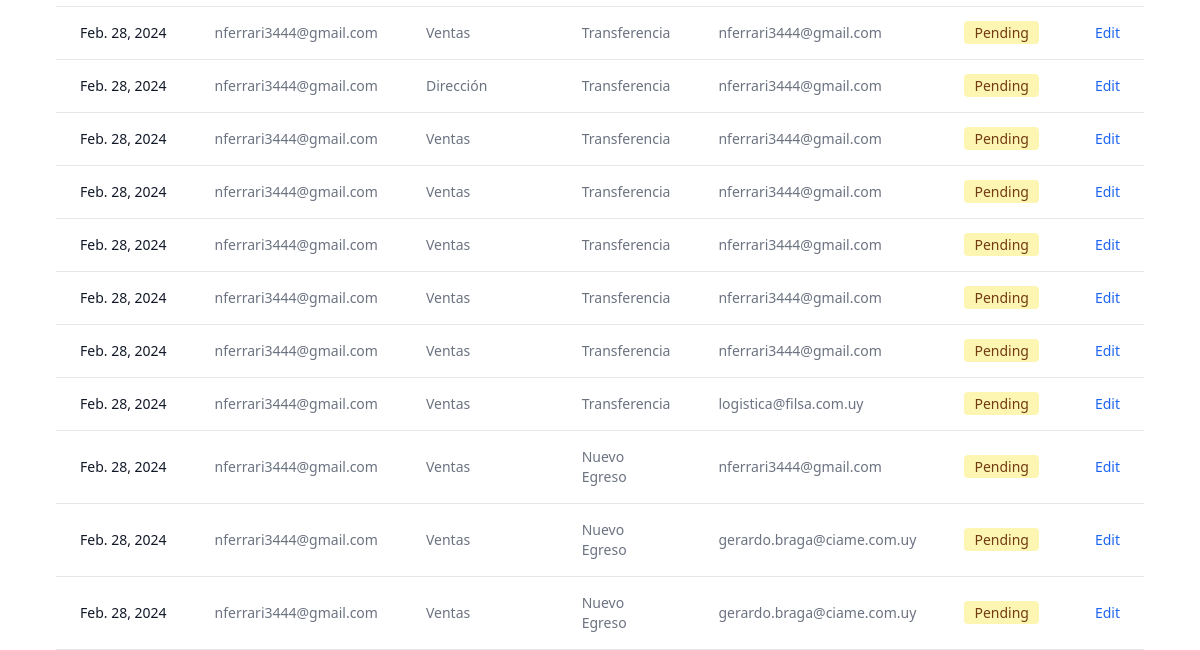
Before: /tasks/ (signed in, lower part) with the older database file.
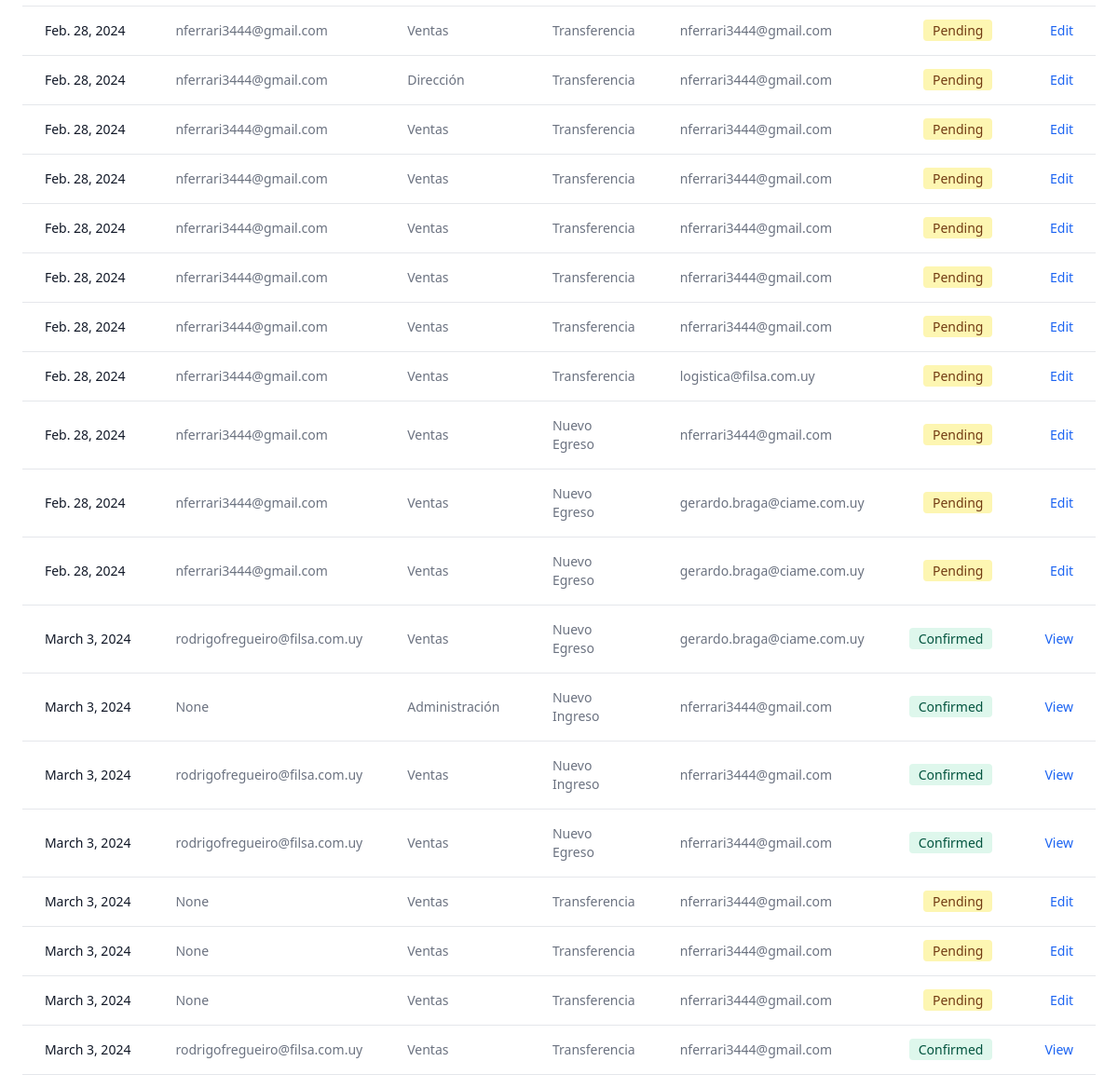
After: the same page with the newer database file.
### filsa/models.py (models this page shows)
class Tasks(models.Model):
    STATUS = [('Pending','Pending'),
              ('Confirmed','Confirmed')]
    DEPARTMENT = [('Ventas','Ventas'),
                ('Dirección', 'Dirección'),
                ('Administración', 'Administraicón'),
                 ('Encargado Servicio Técnico', 'Encargado Servicio Técnico'),
                ('Servicio Técnico', 'Servicio Técnico'),
                ('Logística','Logística')
                ]
    MOTIVOSINGRESO = [('Devolución Mercadería', 'Devolución Mercadería'),
                ('Importación', 'Importación'),
                 ('Compra en Plaza', 'Compra en Plaza'),
                 ('Armado Nuevo Producto', 'Armado Nuevo Producto' )]
    MOTIVOSEGRESO = [('Servicio Técnico', 'Servicio Técnico'),
                     ('Planta de Armado', 'Planta de Armado'),
                      ('Ventas', 'Ventas'),
                       ('Mantenimiento', 'Mantenimiento') ]
    task_id = models.AutoField(primary_key=True)
    receptor = models.ForeignKey(CustomUser, on_delete=models.CASCADE, related_name='receptor',  blank=True, null=True)
    issuer = models.ForeignKey(CustomUser, on_delete=models.CASCADE, related_name='issuer', blank=True, null=True)
    status = models.CharField(max_length=30, choices= STATUS, default='Pending')
    department = models.CharField(max_length=30, choices = DEPARTMENT, default='Sales')
    date = models.DateField(verbose_name=u"Fecha")
    deliveryDate = models.DateField(verbose_name=u"Fecha", default = '1970-01-01')
    motivoIngreso = models.CharField(max_length=30, choices = MOTIVOSINGRESO) # default='Transferencia Depósitos')
    motivoEgreso = models.CharField(max_length=30, choices = MOTIVOSEGRESO) #default='Transferencia Depósitos')
    warehouse = models.ForeignKey(Warehouses, on_delete= models.CASCADE, blank=True, null=True)
    actionType = models.CharField(max_length=20,  default='Inbound')
    observations = models.CharField(max_length=500, null=True, blank= True)

class CustomUser( AbstractBaseUser , PermissionsMixin ):
    ROLES = [('Operator', 'Operator'),
             ('Logistic','Logistic'),
             ('Supervisor','Supervisor')]
    DEPARTMENT = [('Ventas','Ventas'),
                ('Dirección', 'Dirección'),
                ('Administración', 'Administración'),
                ('Taller', 'Taller'),
                ('Logística','Logística')
                ]
    username = models.CharField(max_length=50)
    password = models.CharField(max_length=50)
    email = models.EmailField(max_length=50, blank=False, unique=True,
                              default='', error_messages =
                                {'required': 'Please provide your email address.',
                  'unique': 'An account with this email exist'},)
    departamento = models.CharField(max_length=30, choices = DEPARTMENT, default='Sales')
    role = models.CharField(max_length=40, choices=ROLES, blank=True, null=True)
    is_staff = models.BooleanField(default=False)
    is_superuser = models.BooleanField(default=False)
    is_active = models.BooleanField(default=True)
    USERNAME_FIELD = 'email'
    REQUIRED_FIELDS = ['username']
    objects = CustomUserManager()

### filsa/views.py (the view)
# urls.py: path('tasks/', TaskListView.as_view() , name='tasks'),
class TaskListView(LoginRequiredMixin, generic.ListView):
    template_name = 'tasks.html'
    model = Tasks
    def get_queryset(self) -> QuerySet[Any]:
        self.tasks = Tasks.objects.all() #filter(status='Pending') # , actionType='Nueva Solicitud')
        return self.tasks
    def get_context_data(self, **kwargs):
        context = super(TaskListView, self).get_context_data(**kwargs)
        context['tasks'] = self.tasks
        return context

### filsa/templates/tasks.html (shortened to what this page needs)
{% extends '_base.html' %}
{% load static %}
{% block content %}
<div class="mt-10 sm:rounded-lg">
    <table class="py-8 px-4 mx-auto max-w-2xl lg:py-16 text-sm text-left rtl:text-right text-gray-500 dark:text-gray-400">
        <tbody>
            {% for task in tasks %}
            <tr class="bg-white border-b dark:bg-gray-800 dark:border-gray-700">
                <th scope="row" class="px-6 py-4 font-medium text-gray-900 whitespace-nowrap dark:text-white">
                    {{task.date}}
                </th>
                <td class="px-6 py-4">
                    {{task.issuer}}
                </td>
                <td class="px-6 py-4">
                    {{task.department}}
                </td>
                <td class="px-6 py-4">
                    {{task.actionType}}
                </td>
                <td class="px-6 py-4">
                    {{task.receptor}}
                </td>
                    {% if task.status == 'Pending' %}
                    <td class="px-6 py-4 text-right">
                        <span class="bg-yellow-100 text-yellow-800 text-sm font-medium me-2 px-2.5 py-0.5 rounded dark:bg-yellow-900 dark:text-yellow-300">{{task.status}}</span>
                    </td>
                    {% else %}
                    <td class="px-6 py-4 text-right">
                    <span class="bg-green-100 text-green-800 text-sm font-medium me-2 px-2.5 py-0.5 rounded dark:bg-green-900 dark:text-green-300">{{task.status}}</span>
                </td>
                {% endif %}
                {% if task.actionType == 'Nuevo Egreso' and task.status == 'Pending' %}
                <td class="px-6 py-4 text-right">
                    <a href="{% url 'outbounddelivery' requested_id=task.task_id %}"  class="font-medium text-blue-600 dark:text-blue-500 hover:underline">Edit</a>
                </td>
                {% elif task.actionType == 'Nuevo Egreso' and task.status == 'Confirmed' %}
                <td class="px-6 py-4 text-right">
                    <a href="{% url 'outboundconfirmed' requested_id=task.task_id %}"  class="font-medium text-blue-600 dark:text-blue-500 hover:underline">View</a>
                </td>
                {% elif task.actionType == 'Nuevo Ingreso' and task.status == 'Pending' %}
                <td class="px-6 py-4 text-right">
                    <a href="{% url 'inboundreception' requested_id=task.task_id %}"  class="font-medium text-blue-600 dark:text-blue-500 hover:underline">Edit</a>
                </td>
                {% elif task.actionType == 'Nuevo Ingreso' and task.status == 'Confirmed' %}
                <td class="px-6 py-4 text-right">
                    <a href="{% url 'inboundconfirmed' requested_id=task.task_id %}"  class="font-medium text-blue-600 dark:text-blue-500 hover:underline">View</a>
                </td>
                {% elif task.actionType == 'Transferencia' and task.status == 'Pending' %}
                <td class="px-6 py-4 text-right">
                    <a href="{% url 'transferreception' requested_id=task.task_id %}"  class="font-medium text-blue-600 dark:text-blue-500 hover:underline">Edit</a>
                </td>
                {% elif task.actionType == 'Transferencia' and task.status == 'Confirmed' %}
                <td class="px-6 py-4 text-right">
                    <a href="{% url 'transferconfirmed' requested_id=task.task_id %}"  class="font-medium text-blue-600 dark:text-blue-500 hover:underline">View</a>
                </td>
                 {% endif %}
            </tr>
            {% endfor %}
        </tbody>
    </table>
</div>
  {% endblock content %}

### filsa/templates/_base.html (shortened to what this page needs)
{% load compress %}
{% load static %}
{% load grouptag %}
<!DOCTYPE html>
<html lang="en">
<head>
<link rel="stylesheet" href="https://ajax.googleapis.com/ajax/libs/jqueryui/1.11.4/themes/smoothness/jquery-ui.css">
    {% compress css %}
    <link rel="stylesheet" href="{% static 'src/output.css' %}">
    {% endcompress %}
</head>
 {% block content %}
 {% endblock content %}
</body>
</html>

Changed rows visible on the page:
added Tasks: date "March 3, 2024", issuer "rodrigofregueiro@filsa.com.uy", department "Ventas", actionType "Nuevo Egreso", receptor "gerardo.braga@ciame.com.uy", status "Confirmed", shows "View"
added Tasks: date "March 3, 2024", issuer "None", department "Administración", actionType "Nuevo Ingreso", receptor "nferrari3444@gmail.com", status "Confirmed", shows "View"
added Tasks: date "March 3, 2024", issuer "rodrigofregueiro@filsa.com.uy", department "Ventas", actionType "Nuevo Ingreso", receptor "nferrari3444@gmail.com", status "Confirmed", shows "View"
added Tasks: date "March 3, 2024", issuer "rodrigofregueiro@filsa.com.uy", department "Ventas", actionType "Nuevo Egreso", receptor "nferrari3444@gmail.com", status "Confirmed", shows "View"
added Tasks: date "March 3, 2024", issuer "None", department "Ventas", actionType "Transferencia", receptor "nferrari3444@gmail.com", status "Pending", shows "Edit"
added Tasks: date "March 3, 2024", issuer "None", department "Ventas", actionType "Transferencia", receptor "nferrari3444@gmail.com", status "Pending", shows "Edit"
added Tasks: date "March 3, 2024", issuer "None", department "Ventas", actionType "Transferencia", receptor "nferrari3444@gmail.com", status "Pending", shows "Edit"
added Tasks: date "March 3, 2024", issuer "rodrigofregueiro@filsa.com.uy", department "Ventas", actionType "Transferencia", receptor "nferrari3444@gmail.com", status "Confirmed", shows "View"
